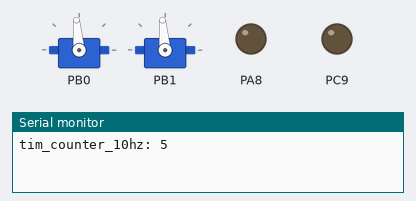
Simulated run of this program. Board: STM32 Blue Pill. On the bench: 2 × servo, output pins drawn as LEDs (lit = HIGH), the last lines printed to the serial monitor.

Above: at 5.16 s.
At 9.26 s:
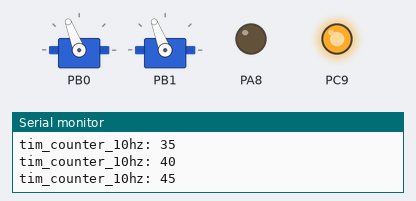
At 13.4 s:
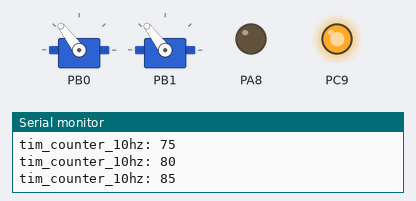
At 21.86 s:
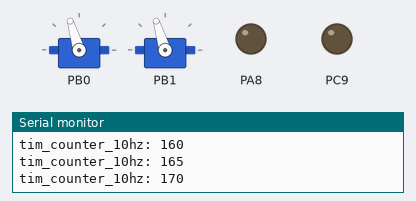
At 29.16 s:
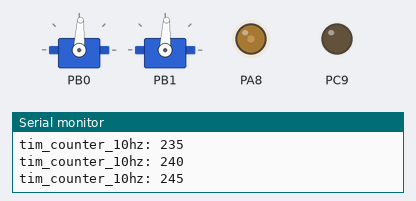
At 36.5 s:
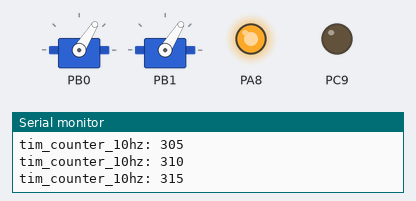
Timing chart, 0 to 40.0 s (numbered marks = the images above):
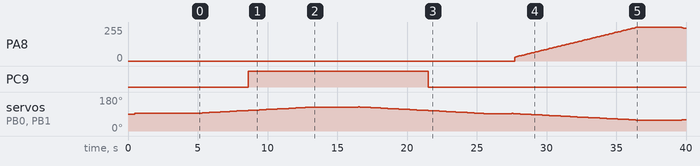

The program:

main.cpp
```cpp
// (licence header left out)
#include <Arduino.h>
#include <HardwareTimer.h>

#include "main.hpp"
#include "app.hpp"

bot_t bot;
thruster_cmd_t thruster_cmd;

static uint8_t req_spd;

void setup()
{
	init_bot(&bot, thruster_pins, pump_pins);
	delay(2000);

	HardwareTimer *tim_2hz = new HardwareTimer(TIM6);
	HardwareTimer *tim_10hz = new HardwareTimer(TIM7);
	HardwareTimer *tim_100hz = new HardwareTimer(TIM8);

	tim_10hz->setOverflow(10, HERTZ_FORMAT);
	tim_10hz->attachInterrupt(loop_10hz);
	tim_10hz->resume();

	tim_100hz->setOverflow(100, HERTZ_FORMAT);
	tim_100hz->attachInterrupt(loop_100hz);
	tim_100hz->resume();

	tim_2hz->setOverflow(2, HERTZ_FORMAT);
	tim_2hz->attachInterrupt(loop_2hz);
	tim_2hz->resume();

	SerialUSB.begin();
}

void loop()
{
	for (; req_spd < 90; req_spd++)
	{
		thruster_cmd.percentSpeed = req_spd;
		bot.pumpSpd = req_spd;
		delay(100);
	}

	delay(3000);

	for (; req_spd > 0; req_spd--)
	{
		thruster_cmd.percentSpeed = req_spd;
		bot.pumpSpd = req_spd;
		delay(100);
	}

	bot.heightDir = !bot.heightDir;
	thruster_cmd.direction = !thruster_cmd.direction;
	delay(2000);
}
```

app.hpp
```cpp
// (licence header left out)
#ifndef _INCLUDE_APP
#define _INCLUDE_APP

#include <Arduino.h>
#include "bot.hpp"
#include "main.hpp"

enum botDepthDir_e
{
    BOT_GO_DOWN,
    BOT_GO_UP
};

enum thrusterDir_e
{
    THRUSTER_GO_BWD,
    THRUSTER_GO_FWD
};

typedef struct _comms_tx_t
{
	thruster_cmd_t thruster_cmds[NUM_THRUSTERS];

    /**
     * @brief bot depth rate of change
     * @ref
     */
    uint8_t ddx_botDepth;
    botDepthDir_e botDepthCMD;

} comms_tx_t;

typedef struct _cartesian_coords_t
{
    uint8_t x;
    uint8_t y;
    uint8_t z;

} cartesian_coords_t;

typedef struct _imu_rdgs_t
{
    cartesian_coords_t accel;
    cartesian_coords_t compass;
    cartesian_coords_t magnometer;

} imu_rdgs_t;

void loop_10hz();
void loop_100hz();
void loop_2hz();

#endif /* _INCLUDE_APP */
```

bot.hpp
```cpp
// (licence header left out)
#ifndef _INCLUDE_BOT
#define _INCLUDE_BOT

#include <Arduino.h>
#include <Servo.h>

#include "main.hpp"

#define STOP_CMD 1500
#define MAX_FWD_CMD 1900
#define MAX_BWD_CMD 1100

typedef struct _thruster_t
{
	// private
	Servo esc;
	uint16_t pulseWidth;

	// public
	uint16_t pin;
} thruster_t;

typedef struct _pump_t
{
	uint16_t dutyCycle;

	uint16_t pin;
} pump_t;

typedef struct _bot_t
{
	thruster_t thrusters[NUM_THRUSTERS];
	pump_t pumps[NUM_PUMPS];

	bool heightDir;
	uint8_t pumpSpd;
} bot_t;

typedef struct _thruster_cmd_t
{
	uint8_t percentSpeed;
	bool direction;
} thruster_cmd_t;

void _init_pump_struct(pump_t *ppump);
void _init_pump_inst(pump_t *ppump);
void _init_thruster_struct(thruster_t *thruster);
void _init_thruster_inst(thruster_t *thruster);
void init_bot(bot_t *pbot, const uint8_t *thruster_pins, const uint8_t *pump_pins);
void send_pump_cmd(bot_t *pbot, uint8_t whichPump, uint8_t percentSpeed);
void send_thruster_cmd(bot_t *pbot, uint8_t whichThruster, thruster_cmd_t *pthruster_cmd);

#endif /* _INCLUDE_BOT */
```

main.hpp
```cpp
// (licence header left out)
#ifndef _INCLUDE_MAIN
#define _INCLUDE_MAIN

#define NUM_THRUSTERS 2
#define NUM_PUMPS 2

const uint8_t thruster_pins[NUM_THRUSTERS] = {PB0, PB1};
const uint8_t pump_pins[NUM_THRUSTERS] = {PA8, PC9};

#define PUMP_ALWAYSMAX 0
#define _PUMP_UP 0
#define _PUMP_DN 1

#define _THRUSTER_L 0
#define _THRUSTER_R 1

#endif /* _INCLUDE_MAIN */
```

app.cpp
```cpp
// (licence header left out)
#include "app.hpp"

extern bot_t bot;
extern thruster_cmd_t thruster_cmd;

void loop_100hz()
{
	send_thruster_cmd(&bot, 0, &thruster_cmd);
	send_thruster_cmd(&bot, 1, &thruster_cmd);

	if (bot.heightDir == BOT_GO_UP)
	{
		send_pump_cmd(&bot, _PUMP_UP, bot.pumpSpd);
		send_pump_cmd(&bot, _PUMP_DN, 0);
	}
	else
	{
		send_pump_cmd(&bot, _PUMP_UP, 0);
		send_pump_cmd(&bot, _PUMP_DN, bot.pumpSpd);
	}
}

uint64_t tim_counter_10hz;

void loop_10hz()
{
	tim_counter_10hz++;
}

void loop_2hz()
{
	SerialUSB.printf("tim_counter_10hz: %u\n", tim_counter_10hz);
}
```

bot.cpp
```cpp
// (licence header left out)
#include "bot.hpp"

#include <Arduino.h>
#include <Servo.h>

#define _PUMP_STALL_BELOW_THRESHOLD 10

#define PWM_FACTOR 2.55f
#define PUMP_STALL_BASE_THRESHOLD_PWM _PUMP_STALL_BELOW_THRESHOLD *PWM_FACTOR

void _init_pump_struct(pump_t *ppump)
{
	pinMode(ppump->pin, OUTPUT);
	ppump->dutyCycle = 0;
}

void _init_pump_inst(pump_t *ppump)
{
	ppump->dutyCycle = 0;
	analogWrite(ppump->pin, ppump->dutyCycle);
}

void _init_thruster_struct(thruster_t *thruster)
{
	thruster->esc.attach(thruster->pin);
	thruster->pulseWidth = STOP_CMD;
}

void _init_thruster_inst(thruster_t *thruster)
{
	thruster->pulseWidth = STOP_CMD;
	thruster->esc.writeMicroseconds(thruster->pulseWidth);
}

void init_bot(bot_t *pbot, const uint8_t *thruster_pins, const uint8_t *pump_pins)
{
	analogWriteResolution(8);
	analogWriteFrequency(1000);

	for (int i = 0; i < NUM_THRUSTERS; i++)
	{
		pbot->pumps[i].pin = pump_pins[i];
		_init_pump_struct(&pbot->pumps[i]);
		_init_pump_inst(&pbot->pumps[i]);
	}

	for (int i = 0; i < NUM_THRUSTERS; i++)
	{
		pbot->thrusters[i].pin = thruster_pins[i];
		_init_thruster_struct(&pbot->thrusters[i]);
	}

	delay(500);

	for (int i = 0; i < NUM_THRUSTERS; i++)
	{
		_init_thruster_inst(&pbot->thrusters[i]);
	}
	delay(2000);
}

void send_thruster_cmd(bot_t *pbot, uint8_t whichThruster, thruster_cmd_t *pthruster_cmd)
{
	if (whichThruster > NUM_THRUSTERS - 1)
		return;
	if (pthruster_cmd->percentSpeed > 100)
		return;

	if (pthruster_cmd->percentSpeed == 0)
	{
		pbot->thrusters[whichThruster].pulseWidth = STOP_CMD;
	}
	else
	{
		if (!pthruster_cmd->direction)
		{
			pbot->thrusters[whichThruster].pulseWidth = (pthruster_cmd->percentSpeed * (float)((MAX_FWD_CMD - STOP_CMD) / 100)) + STOP_CMD;
		}
		else
		{
			pbot->thrusters[whichThruster].pulseWidth = STOP_CMD - (pthruster_cmd->percentSpeed * (float)((STOP_CMD - MAX_BWD_CMD) / 100));
		}
	}

	pbot->thrusters[whichThruster].esc.writeMicroseconds(pbot->thrusters[whichThruster].pulseWidth);
}

void send_pump_cmd(bot_t *pbot, const uint8_t whichPump, const uint8_t percentSpeed)
{
	if (whichPump > NUM_PUMPS - 1)
		return;
	if (percentSpeed > 100)
		return;

	if (percentSpeed < 2)
	{
		pbot->pumps[whichPump].dutyCycle = 0;
	}
	else
	{

#if PUMP_ALWAYSMAX

		if (percentSpeed > 0)
		{
			pbot->pumps[whichPump].dutyCycle = 255;
		}

#else

		static uint8_t tmpDutyCycle;
		tmpDutyCycle = PUMP_STALL_BASE_THRESHOLD_PWM + PWM_FACTOR * percentSpeed;

		if (tmpDutyCycle > 255)
		{
			tmpDutyCycle = 255;
		}
		pbot->pumps[whichPump].dutyCycle = tmpDutyCycle;

#endif /* PUMP_ALWAYSMAX */
	}

	analogWrite(pbot->pumps[whichPump].pin, pbot->pumps[whichPump].dutyCycle);
}
```

Measured:
- by itself, PA8: rises from 0/255 to 255/255 in 11.8 s, then falls to 244/255 in 0.40 s
- by itself, PC9: LOW → HIGH at 8.6 s, → LOW 12.9 s later
- by itself, servo on PB0, servo on PB1: 90° → 93° at 0.50 s, → 94° 4.3 s later, → 95° 0.20 s later, → 96° 0.30 s later, … (109 changes in this stretch)
